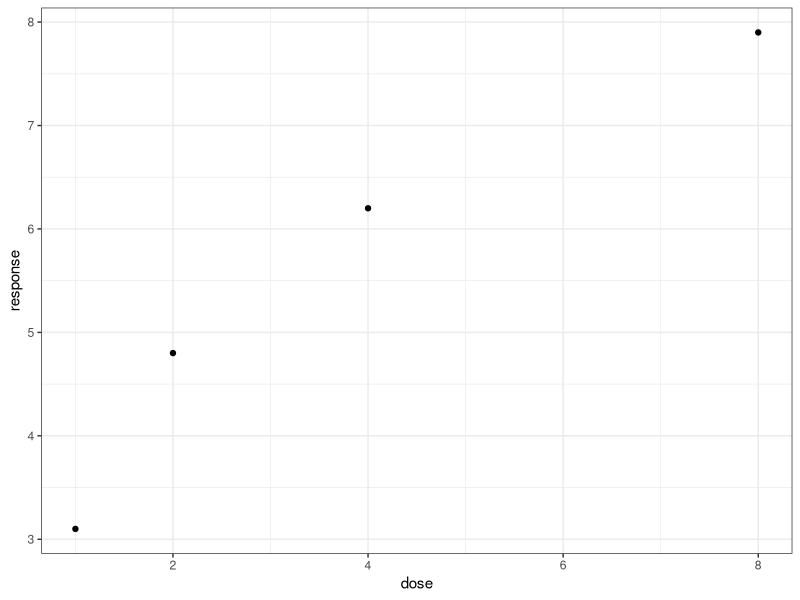

Source code (R):
library(ggplot2)
df <- data.frame(dose = c(1, 2, 4, 8), response = c(3.1, 4.8, 6.2, 7.9))
p <- ggplot(df, aes(dose, response)) +
  geom_point() +
  theme_bw(base_size = 11)
ggsave("fig2.png", p, width = 6, height = 4)
